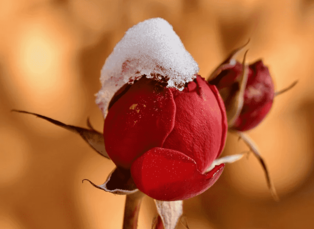
//> input picture 004_cropping_image/CPP/Patching/test_cropped.jpg, 314 x 229 px
$ ./patching   (built with g++ and OpenCV 4)
//> lines starting //> are read from the running program, lines starting //| are printed output that depends on the picture; after the words box and inside, x2 and y2 are one past the last pixel; in counts of white or black regions, pixels touching at a corner belong together
// Include Libraries
#include<opencv2/opencv.hpp>
#include<iostream>
#include<string>

// Namespace nullifies the use of cv::function();
using namespace std;
using namespace cv;

int main()
{
    Mat img = imread("test_cropped.jpg");
//> img is the input picture: 229 rows x 314 cols, CV_8UC3; mean B, G, R 58.7, 102.6, 179
    Mat image_copy = img.clone();
    cout << img.size << endl;
//| 229 x 314

    int imgheight = img.rows;
//> imgheight = 229
    int imgwidth = img.cols;
//> imgwidth = 314

    int M = 76;
    int N = 104;

    int x1 = 0;
    int y1 = 0;
    for (int y = 0; y<imgheight; y=y+M)
    {
        for (int x = 0; x<imgwidth; x=x+N)
        {
            if ((imgheight - y) < M || (imgwidth - x) < N)
            {
                break;
            }
            y1 = y + M;
            x1 = x + N;
            string a = to_string(x);
            string b = to_string(y);

            if (x1 >= imgwidth && y1 >= imgheight)
            {
                x = imgwidth - 1;
                y = imgheight - 1;
                x1 = imgwidth - 1;
                y1 = imgheight - 1;

                // crop the patches of size MxN
                Mat tiles = image_copy(Range(y, imgheight), Range(x, imgwidth));
                //save each patches into file directory
                imwrite("saved_patches/tile" + a + '_' + b + ".jpg", tiles);
                rectangle(img, Point(x,y), Point(x1,y1), Scalar(0,255,0), 1);
            }
            else if (y1 >= imgheight)
            {
                y = imgheight - 1;
                y1 = imgheight - 1;

                // crop the patches of size MxN
                Mat tiles = image_copy(Range(y, imgheight), Range(x, x+N));
                //save each patches into file directory
                imwrite("saved_patches/tile" + a + '_' + b + ".jpg", tiles);
                rectangle(img, Point(x,y), Point(x1,y1), Scalar(0,255,0), 1);
            }
            else if (x1 >= imgwidth)
            {
                x = imgwidth - 1;
                x1 = imgwidth - 1;

                // crop the patches of size MxN
                Mat tiles = image_copy(Range(y, y+M), Range(x, imgwidth));
                //save each patches into file directory
                imwrite("saved_patches/tile" + a + '_' + b + ".jpg", tiles);
                rectangle(img, Point(x,y), Point(x1,y1), Scalar(0,255,0), 1);
            }
            else
            {
                // crop the patches of size MxN
                Mat tiles = image_copy(Range(y, y+M), Range(x, x+N));
                //save each patches into file directory
                imwrite("saved_patches/tile" + a + '_' + b + ".jpg", tiles);
                rectangle(img, Point(x,y), Point(x1,y1), Scalar(0,255,0), 1);
            }
        }
    }
//> this loop made 4 passes
//> (y1, y) on passes 1 to 4: (76, 0), (152, 76), (228, 152), (228, 228)
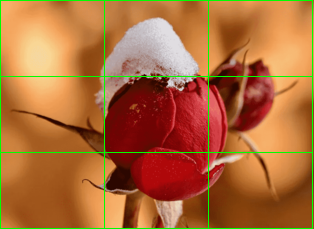
//> img: 229 rows x 314 cols, CV_8UC3; 2.99% of pixels changed, all inside (x1, y1, x2, y2) = (0, 0, 313, 229)
//> after the loop, y1 = 228; x1 = 312
    imshow("Patched Image", img);
    imwrite("patched.jpg",img);
    waitKey();
    destroyAllWindows();

    return 0;
}
